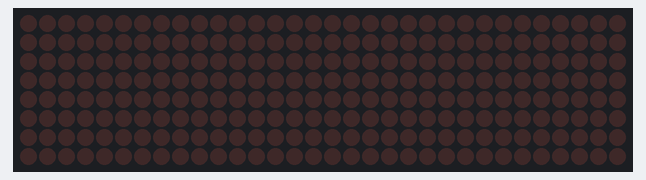
Simulated run of this sketch. Board: Arduino Uno, built with avr-gcc and run on an emulated ATmega328P. Parts: 32×8 LED matrix.

Above: at 0.1 s.
At 1.1 s:
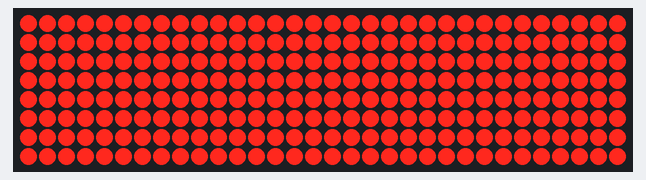
At 2.1 s:
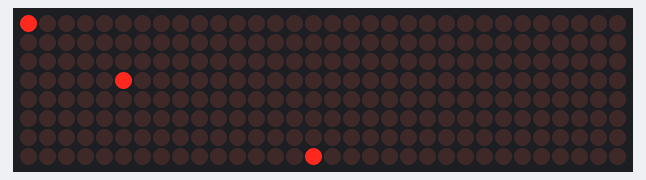
At 4.1 s:
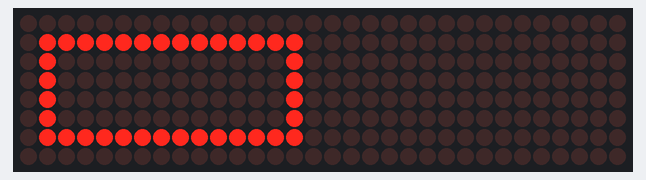
At 6.1 s:
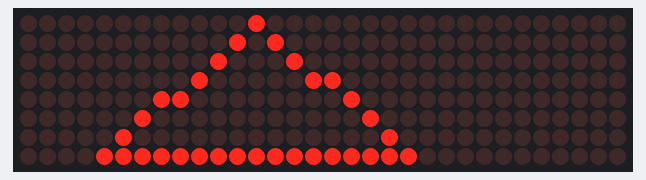
At 9.1 s:
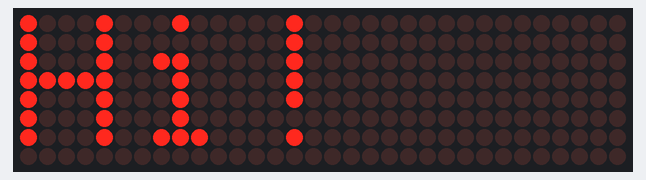

Measured:
- by itself, everything shown: repeats every 11.6 s, in 10 steps
- what the display in image 1 shows lasts 1.0 s, from 1.0 s to 2.0 s
- what the display in image 5 shows lasts 2.0 s, from 9.1 s to 11.1 s

The sketch:

matrix_code.ino
```cpp
#include <SPI.h>
#include <Adafruit_GFX.h>
#include <Max72xxPanel.h>

int CS_PIN = 10;             // the pin you plugged CS into

// some modules come soldered the wrong way around
// so if your image looks flipped, just swap these two numbers
int MODULES_HORIZONTAL = 4;
int MODULES_VERTICAL   = 1;

Max72xxPanel matrix = Max72xxPanel(CS_PIN, MODULES_HORIZONTAL, MODULES_VERTICAL);

void setup() {
  matrix.setIntensity(5);  // anywhere from 0 to 15 (blinding)

  // each module needs to be rotated so the text isn't sideways
  // try 1, 2 or 3 here until it looks right (90°, 180°, 270°)
  int totalModules = MODULES_HORIZONTAL * MODULES_VERTICAL;
  for (int module = 0; module < totalModules; module++) {
    matrix.setRotation(module, 1);
  }
}

void loop() {
  matrix.fillScreen(LOW);   // wipe everything
  matrix.write();
  delay(1000);

  matrix.fillScreen(HIGH);  // light up every single LED
  matrix.write();
  delay(1000);

  matrix.fillScreen(LOW);
  matrix.write();

  // turn on a single dot — X goes 0–31, Y goes 0–7
  matrix.drawPixel(0, 0, HIGH);
  matrix.drawPixel(5, 3, HIGH);
  matrix.drawPixel(15, 7, HIGH);
  matrix.write();
  delay(1000);

  matrix.fillScreen(LOW);
  matrix.write();

  // draw a line from point A to point B
  matrix.drawLine(0, 0, 31, 7, HIGH);
  matrix.write();
  delay(1000);

  matrix.fillScreen(LOW);
  matrix.write();

  // hollow rectangle — top-left corner, then width and height
  matrix.drawRect(1, 1, 14, 6, HIGH);
  matrix.write();
  delay(1000);

  matrix.fillScreen(LOW);
  matrix.write();

  // hollow circle - center point, then radius
  matrix.drawCircle(8, 3, 3, HIGH);
  matrix.write();
  delay(1000);

  matrix.fillScreen(LOW);
  matrix.write();

  // hollow triangle - just three corner points
  matrix.drawTriangle(4, 7, 12, 0, 20, 7, HIGH);
  matrix.write();
  delay(1000);

  matrix.fillScreen(LOW);
  matrix.write();

  // same as drawRect but filled in solid
  matrix.fillRect(0, 0, 8, 8, HIGH);
  matrix.write();
  delay(1000);

  matrix.fillScreen(LOW);
  matrix.write();

  // same as drawCircle but filled in solid
  matrix.fillCircle(16, 3, 3, HIGH);
  matrix.write();
  delay(1000);

  matrix.fillScreen(LOW);
  matrix.write();

  // set where the text starts, then just print whatever you want
  matrix.setCursor(0, 0);
  matrix.print("Hi!");
  matrix.write();  // nothing shows up until you call this
  delay(2000);

  matrix.fillScreen(LOW);
  matrix.write();
  delay(500);
}
```
